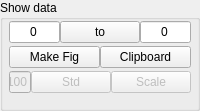
   <widget class="QGroupBox" name="panel_show">
    <property name="geometry">
     <rect>
      <x>560</x>
      <y>790</y>
      <width>131</width>
      <height>111</height>
     </rect>
    </property>
    <property name="title">
     <string>Show data</string>
    </property>
    <layout class="QVBoxLayout" name="verticalLayout_8">
     <property name="spacing">
      <number>2</number>
     </property>
     <property name="leftMargin">
      <number>6</number>
     </property>
     <property name="topMargin">
      <number>0</number>
     </property>
     <property name="rightMargin">
      <number>6</number>
     </property>
     <item>
      <layout class="QHBoxLayout" name="horizontalLayout_18">
       <property name="spacing">
        <number>0</number>
       </property>
       <item>
        <widget class="QLineEdit" name="xlim0">
         <property name="sizePolicy">
          <sizepolicy hsizetype="Expanding" vsizetype="Fixed">
           <horstretch>2</horstretch>
           <verstretch>0</verstretch>
          </sizepolicy>
         </property>
         <property name="toolTip">
          <string>Press enter to set X-axis range</string>
         </property>
         <property name="text">
          <string>0</string>
         </property>
         <property name="alignment">
          <set>Qt::AlignCenter</set>
         </property>
        </widget>
       </item>
       <item>
        <widget class="QPushButton" name="Show_to">
         <property name="sizePolicy">
          <sizepolicy hsizetype="Fixed" vsizetype="Fixed">
           <horstretch>1</horstretch>
           <verstretch>0</verstretch>
          </sizepolicy>
         </property>
         <property name="toolTip">
          <string>select display range from the top panel</string>
         </property>
         <property name="statusTip">
          <string>Select two points or right-click to cancel</string>
         </property>
         <property name="text">
          <string>to</string>
         </property>
         <property name="checkable">
          <bool>false</bool>
         </property>
        </widget>
       </item>
       <item>
        <widget class="QLineEdit" name="xlim1">
         <property name="sizePolicy">
          <sizepolicy hsizetype="Expanding" vsizetype="Fixed">
           <horstretch>2</horstretch>
           <verstretch>0</verstretch>
          </sizepolicy>
         </property>
         <property name="toolTip">
          <string>Press enter to set X-axis range</string>
         </property>
         <property name="text">
          <string>0</string>
         </property>
         <property name="alignment">
          <set>Qt::AlignCenter</set>
         </property>
        </widget>
       </item>
      </layout>
     </item>
     <item>
      <layout class="QHBoxLayout" name="horizontalLayout_17">
       <property name="spacing">
        <number>0</number>
       </property>
       <item>
        <widget class="QPushButton" name="makeFig">
         <property name="toolTip">
          <string>make a figure</string>
         </property>
         <property name="text">
          <string>Make Fig</string>
         </property>
        </widget>
       </item>
       <item>
        <widget class="QPushButton" name="toClipboard">
         <property name="font">
          <font>
           <pointsize>9</pointsize>
          </font>
         </property>
         <property name="toolTip">
          <string>copy data (time-by-channel) to clipboard</string>
         </property>
         <property name="text">
          <string>Clipboard</string>
         </property>
        </widget>
       </item>
      </layout>
     </item>
     <item>
      <layout class="QHBoxLayout" name="horizontalLayout_19">
       <property name="spacing">
        <number>0</number>
       </property>
       <item>
        <widget class="QLineEdit" name="Std_value">
         <property name="enabled">
          <bool>false</bool>
         </property>
         <property name="toolTip">
          <string>Calibration size, in fF</string>
         </property>
         <property name="text">
          <string>100</string>
         </property>
         <property name="alignment">
          <set>Qt::AlignCenter</set>
         </property>
        </widget>
       </item>
       <item>
        <widget class="QPushButton" name="Std_get">
         <property name="enabled">
          <bool>false</bool>
         </property>
         <property name="toolTip">
          <string>Get calibration peak (2pts)</string>
         </property>
         <property name="text">
          <string>Std</string>
         </property>
        </widget>
       </item>
       <item>
        <widget class="QPushButton" name="Std_scale">
         <property name="enabled">
          <bool>false</bool>
         </property>
         <property name="toolTip">
          <string>Convert to calibrated scale</string>
         </property>
         <property name="text">
          <string>Scale</string>
         </property>
        </widget>
       </item>
      </layout>
     </item>
    </layout>
   </widget>
